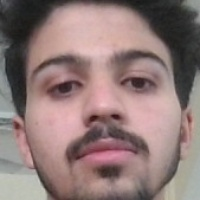
#> input picture data/images/Karan Sharma/Karan Sharma_0.jpg, 200 x 200 px; its folder holds only this picture in this run
$ python -i preprocessing.py   (imports and definitions only)
#> lines starting #> are read from the running program, lines starting #| are printed output that depends on the picture
import cv2
import os

# Load the Haar Cascade for face detection
face_cascade = cv2.CascadeClassifier(cv2.data.haarcascades + "haarcascade_frontalface_default.xml")

# Function to preprocess an image
def preprocess_image(image_path, output_path, target_size=(160, 160)):
    # Load the image
#> called with output_path = 'out.png', target_size = (160, 160)
    image = cv2.imread(image_path)
#> image is the input picture: shape (200, 200, 3); mean B, G, R 119.6, 121.7, 144.1
    if image is None:
        print(f"Error: Unable to load image {image_path}")
        return

    # Convert to grayscale (optional but recommended)
    gray = cv2.cvtColor(image, cv2.COLOR_BGR2GRAY)
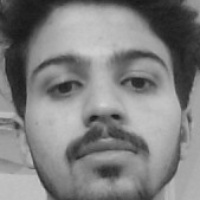
#> gray: shape (200, 200); min 23, max 210, mean 128.2

    # Detect faces
    faces = face_cascade.detectMultiScale(gray, scaleFactor=1.1, minNeighbors=5, minSize=(30, 30))
#> faces = [[15, 12, 175, 175]]
    if len(faces) == 0:
        print(f"No face detected in {image_path}")
        return

    # Assume the first face is the target
    (x, y, w, h) = faces[0]
#> x = 15; y = 12; w = 175; h = 175

    # Crop the face
    face = gray[y:y+h, x:x+w]
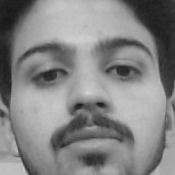
#> face: shape (175, 175); min 23, max 210, mean 132.8

    # Resize the face to the target size
    resized = cv2.resize(face, target_size, interpolation=cv2.INTER_AREA)

    # Save the preprocessed image
    cv2.imwrite(output_path, resized)
    print(f"Processed and saved {output_path}")

# Function to preprocess the entire dataset
def preprocess_dataset(input_folder, output_folder):
    if not os.path.exists(output_folder):
        os.makedirs(output_folder)

    for person_name in os.listdir(input_folder):
        person_folder = os.path.join(input_folder, person_name)
        output_person_folder = os.path.join(output_folder, person_name)
        if not os.path.exists(output_person_folder):
            os.makedirs(output_person_folder)

        for image_name in os.listdir(person_folder):
            image_path = os.path.join(person_folder, image_name)
            output_path = os.path.join(output_person_folder, image_name)
            preprocess_image(image_path, output_path)

# Preprocess the dataset
input_folder = "dataset"  # Folder containing raw images
output_folder = "preprocessed_dataset"  # Folder to save preprocessed images
# [1 line not run here, left out]

>>> result = preprocess_image('data/images/Karan Sharma/Karan Sharma_0.jpg', 'out.png')

$ run again, on data/images/Karan Sharma/Karan Sharma_20.jpg
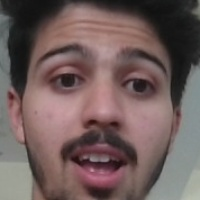
#> input picture data/images/Karan Sharma/Karan Sharma_20.jpg, 200 x 200 px
#> in preprocess_image, image is the input picture: shape (200, 200, 3); mean B, G, R 91.7, 93.5, 112.7
#> in preprocess_image, `gray = cv2.cvtColor(image, cv2.COLOR_BGR2GRAY)`:
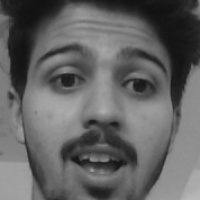
#> gray: shape (200, 200); min 16, max 185, mean 99.1
#> faces = [[12, 10, 179, 179]]
#> x = 12; y = 10; w = 179
#> in preprocess_image, `face = gray[y:y+h, x:x+w]`:
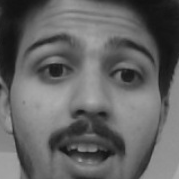
#> face: shape (179, 179); min 16, max 174, mean 100

$ run again, on data/images/Karan Sharma/Karan Sharma_22.jpg
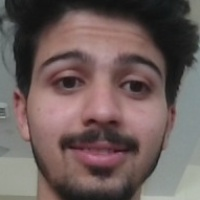
#> input picture data/images/Karan Sharma/Karan Sharma_22.jpg, 200 x 200 px
#> in preprocess_image, image is the input picture: shape (200, 200, 3); mean B, G, R 91, 93.4, 109.7
#> in preprocess_image, `gray = cv2.cvtColor(image, cv2.COLOR_BGR2GRAY)`:
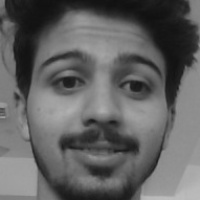
#> gray: shape (200, 200); min 16, max 190, mean 98
#> faces = [[16, 15, 171, 171]]
#> x = 16; y = 15; w = 171
#> in preprocess_image, `face = gray[y:y+h, x:x+w]`:
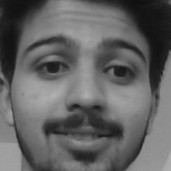
#> face: shape (171, 171); min 16, max 177, mean 98.9
